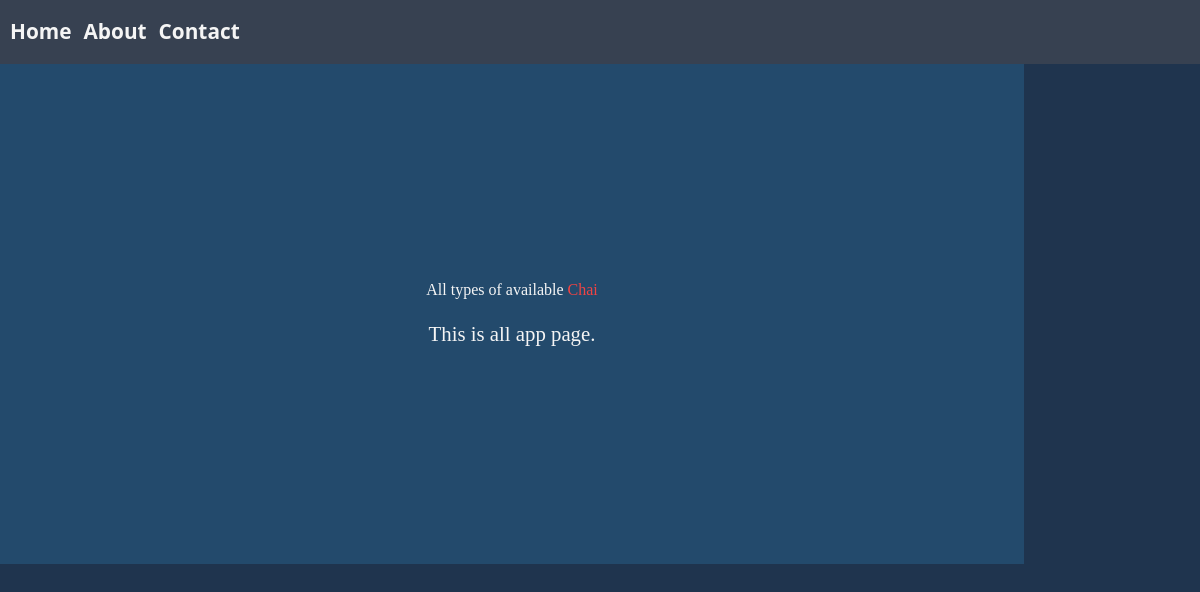
/miniapp/, run on an earlier commit of the app's database.
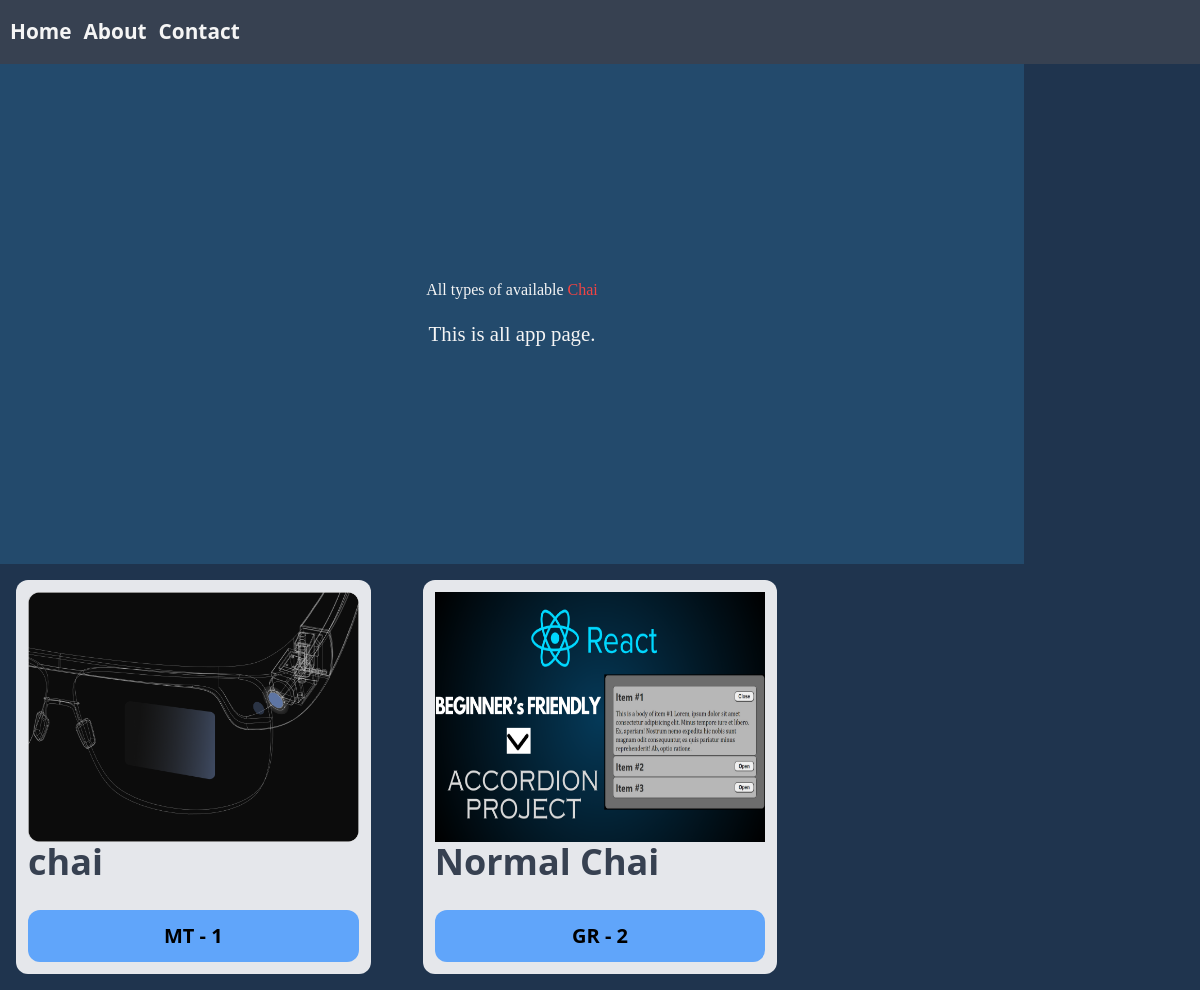
And on a later commit of the database.
### miniapp/models.py (models this page shows, shortened)
class ChaiVarity(models.Model):
    CHAI_TYPE_CHOICE = [
        ('ML', 'MASALA'),
        ('GR', 'GINGER'),
        ('GT', 'GREEN TEA'),
        ('MT', 'MILK TEA'),
    ]
    name = models.CharField(max_length=100)
    image = models.ImageField(upload_to='chais/')
    date_added = models.DateTimeField(default=timezone.now)
    type = models.CharField(max_length=2, choices=CHAI_TYPE_CHOICE)
    description = models.TextField(default='')

### miniapp/views.py (the view)
# urls.py: path('', views.all_app, name='all_app'),
def all_app(request):
    chais = ChaiVarity.objects.all()
    return render(request, 'miniapp/all_app.html', { 'chais': chais })

### miniapp/templates/miniapp/all_app.html (shortened to what this page needs)
{% extends "layout.html" %}
{% block content %}
    <div class="container">
        <h1>All types of available <span class="text-red-500">Chai</span></h1>
        <p>This is all app page.</p>
    </div>
   <div class="grid grid-cols-3 gap-5">
    {% for chai in chais  %}
       <div class="chai-item max-w-fit p-3 rounded-xl border-1 border-gray-200 bg-gray-200 m-4">
         <img src="{{chai.image.url}}" alt="{{chai.name}}" class="h-[250px] w-[340px]">
         <h2 class="text-4xl text-gray-700 font-semibold">{{chai.name}}</h2>
         <a href="{% url "chai_detail" chai.id %}">
            <button class="bg-blue-400 w-full mt-7 px-10 py-3 rounded-xl text-black text-xl font-semibold">{{chai.type}} - {{chai.id}}</button>
         </a>
       </div>
       {% endfor %}
    </div>
{% endblock %}

### templates/layout.html (shortened to what this page needs)
{% load static tailwind_tags %}
{% load static %}
<!DOCTYPE html>
<html lang="en">
<head>
    {% tailwind_css %}
    <link rel="stylesheet" href="{% static "style.css" %}">
</head>
<body>
    <nav class="flex bg-gray-700 h-16 font-semibold">
        <ul class="flex space-x-3">
            <li>Home</li>
            <li>About</li>
            <li>Contact</li>
        </ul>
    </nav>
    {% block content %}{% endblock %}
</body>
</html>

### static/style.css (style rules this page uses)
* { margin: 0; padding: 0; box-sizing: border-box; }
body { background-color: rgb(31, 52, 78); color: whitesmoke; }
nav { height: 40px; width: 100%; background-color: rgb(52, 67, 81); display: flex; align-items: center; padding: 5px 10px; font-size: 1.3rem; }
.container { display: flex; justify-content: center; align-items: center; flex-direction: column; gap: 1rem; padding: 4rem 3rem; background-color: rgb(35, 74, 108); height: 500px; width: 100%; }
h1 { font-size: 4.5rem; text-align: center; font-family: Georgia, 'Times New Roman', Times, serif; font-weight: bold; }
p { font-size: 1.3rem; font-family: Cambria, Cochin, Georgia, Times, 'Times New Roman', serif; }

What changed in the data, as far as the page shows it:
added ChaiVarity: image (picture), name "chai", type "MT", id "1"
added ChaiVarity: image (picture), name "Normal Chai", type "GR", id "2"
